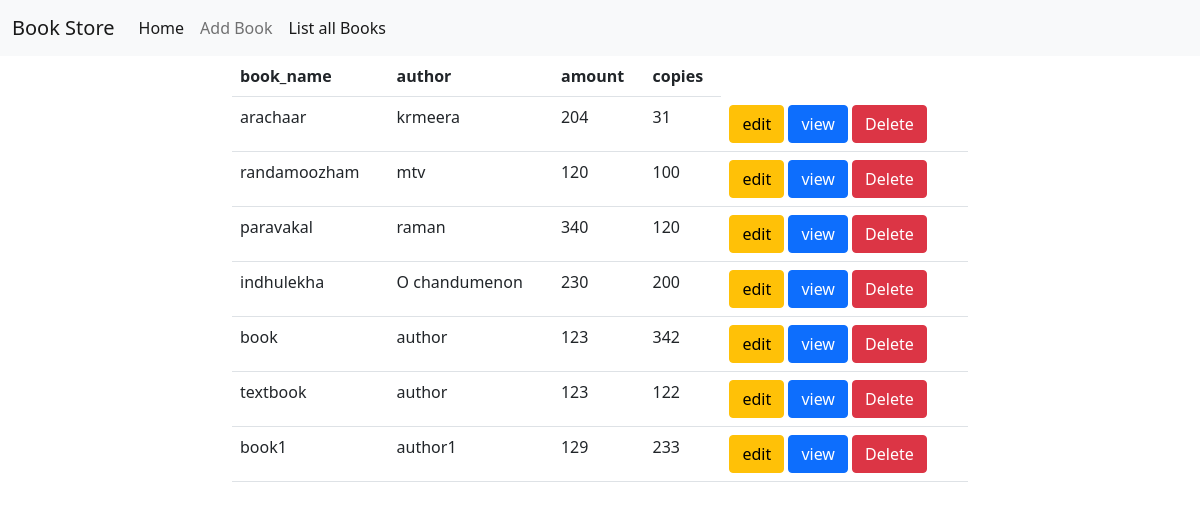
Page /books/all on the earlier database version.
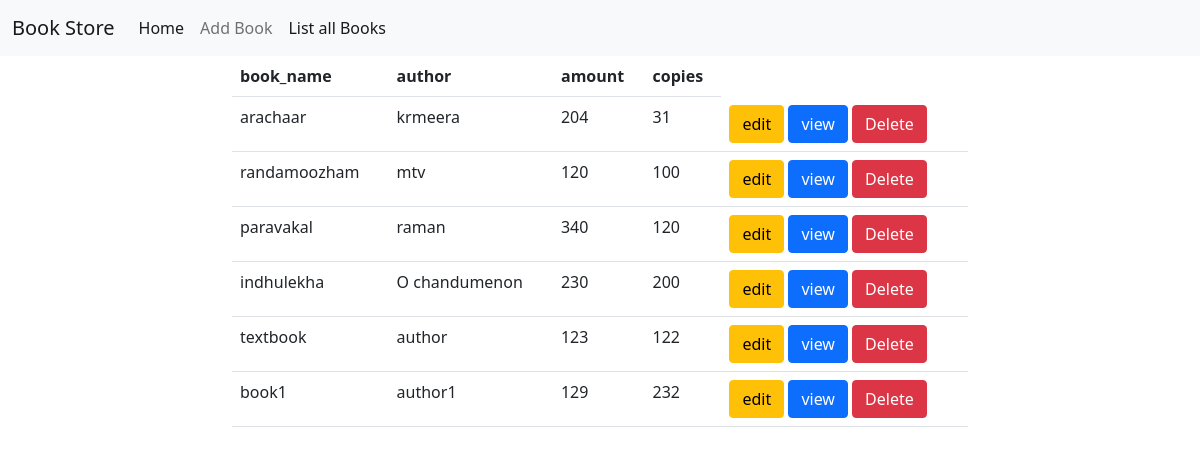
Same page on the later database version.
### owner/models.py (models this page shows, shortened)
class Books(models.Model):
    book_name=models.CharField(max_length=120,unique=True)
    author=models.CharField(max_length=120)
    amount=models.PositiveIntegerField()
    copies=models.PositiveIntegerField()
    image=models.ImageField(upload_to="images",null=True)

### owner/views.py (the view)
# urls.py: path("books/all",views.BookListView.as_view(),name="allbooks"),
class BookListView(ListView):
    model = Books
    template_name = "book_list.html"
    context_object_name = "books"

### owner/templates/book_list.html
{%extends 'base.html'%}
{%block body_block%}
<div class="row">
    <div class="col-2"></div>
    <div class="col-8">
        <table class="table">
            <tr>
                <th>book_name</th>
                <th>author</th>
                <th>amount</th>
                <th>copies</th>
            </tr>
            {%for book in books%}
            <tr>
                <td>{{book.book_name}}</td>
                <td>{{book.author}}</td>
                <td> {{book.amount}}</td>
                <td> {{book.copies}}</td>
                <td>
                    <a href="{%url 'bookchange' book.id%}" class="btn btn-warning">edit</a>
                    <a href="{%url 'bookdetails' book.id%}" class="btn btn-primary">view</a>
                    <a href="{%url 'bookdelete' book.id%}" class="btn btn-danger">Delete</a>
                </td>
                {%endfor%}
            </tr>
        </table>
    </div>
    <div class="col-2"></div>
</div>
{%endblock%}

Differences in the rows shown:
removed Books: book_name "book", author "author", amount "123", copies "342"
changed Books "book1": copies "233" → "232"
